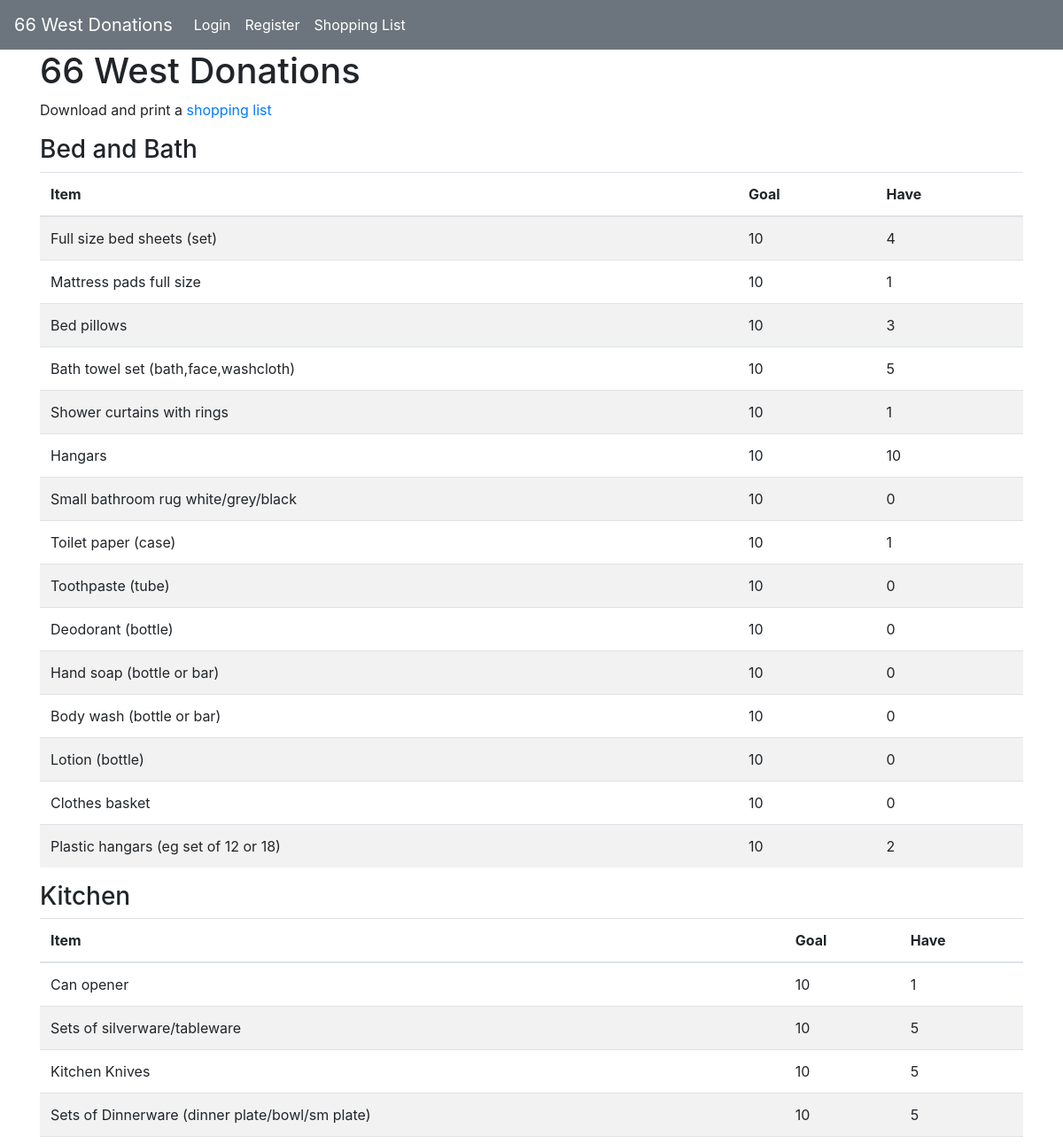
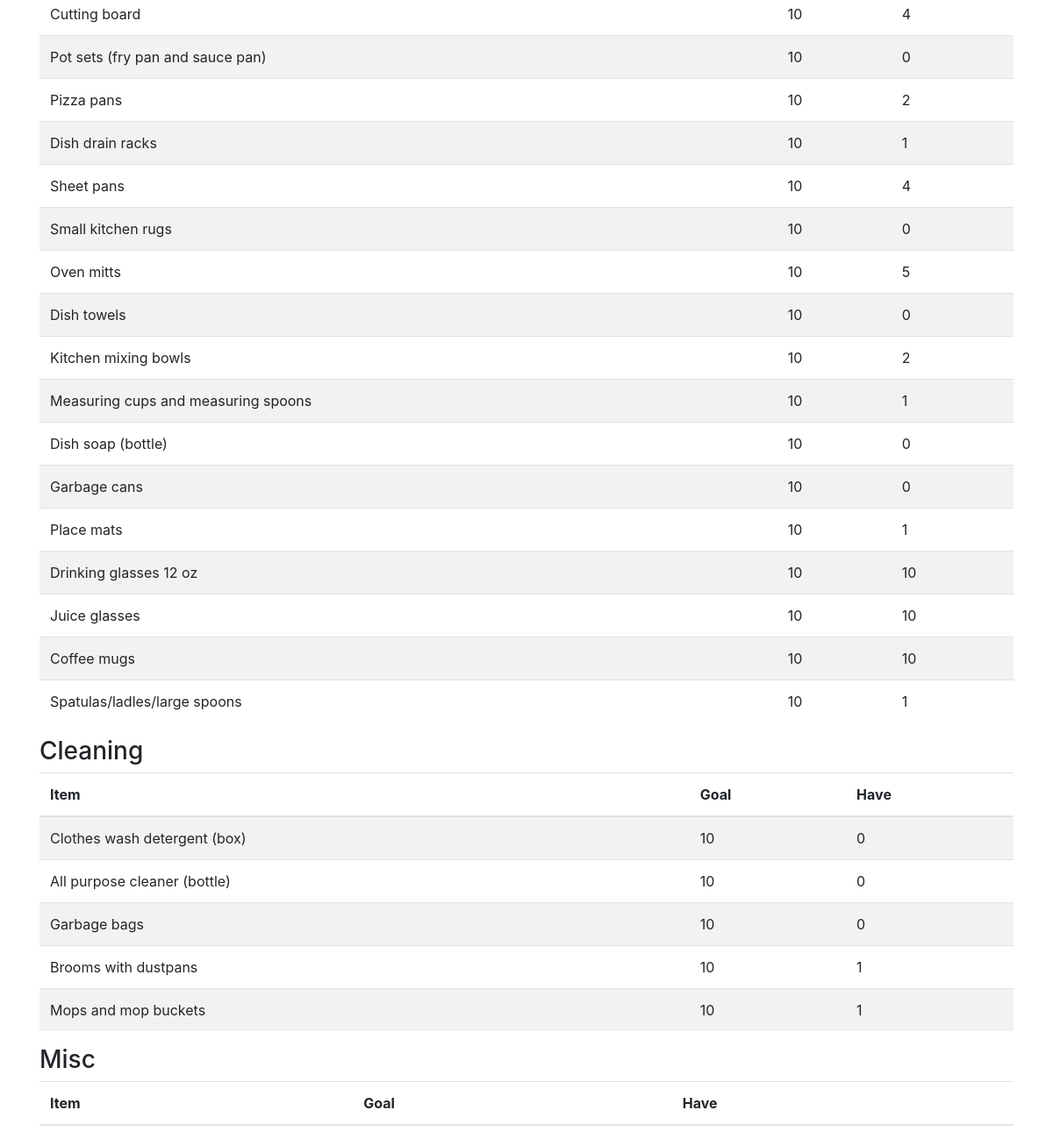
Page /shop on the committed database (2 pictures, top to bottom).
### tables this page shows
CREATE TABLE facilityDBCategories (
    id INTEGER PRIMARY KEY,
    category TEXT
);

CREATE TABLE facilityDBInventory (
    id INTEGER PRIMARY KEY,
    category TEXT,
    item TEXT,
    goal INTEGER,
    have INTEGER
);

### app.py (the view)
@app.route('/shop')
def shop():
    conn = get_db_connection()
    facilityDBInventory = conn.execute('SELECT * FROM facilityDBInventory').fetchall()
    facilityDBCategory = conn.execute('SELECT * FROM facilityDBCategories').fetchall()
    conn.close()
    return render_template('shop.html', facilityDBInventory=facilityDBInventory,facilityDBCategory=facilityDBCategory)

### app.py (called while the page is built)
def get_db_connection():
    conn = sqlite3.connect('/home/dgrCrenshaw/donationsAppFlask/facilityDB.db')
    conn.row_factory = sqlite3.Row
    return conn

### templates/shop.html
{% extends 'base.html' %}
{% block content %}
    <h1>{% block title %} 66 West Donations {% endblock %}</h1>
    <p>Download and print a <a href="{{ url_for('pdf_list')}}" target="_blank">shopping list</a></p>
    {% for categoryEntry in facilityDBCategory %}
        <h3>{{ categoryEntry['category'] }}</h3>
    <table class="table table-striped">
        <thead>
            <tr>
                <th>Item</th>
                <th>Goal</th>
                <th>Have</th>
            </tr>
        </thead>
        <tbody>
            {% for itemEntry in facilityDBInventory %}
                <tr>
                    {% if itemEntry['category'] == categoryEntry['category'] : %}
                        <td>{{ itemEntry['item']}}</td>
                        <td>{{ itemEntry['goal']}}</td>
                        <td>{{ itemEntry['have']}}</td>
                </tr>
                    {% endif %}
            {% endfor %}
        </tbody>
    </table>
    {% endfor %}
{% endblock %}

### rows in the picture
facilityDBCategories: category "Bed and Bath"
facilityDBInventory: item "Full size bed sheets (set)", goal "10", have "4"
facilityDBInventory: item "Mattress pads full size", goal "10", have "1"
facilityDBInventory: item "Bed pillows", goal "10", have "3"
facilityDBInventory: item "Bath towel set (bath,face,washcloth)", goal "10", have "5"
facilityDBInventory: item "Shower curtains with rings", goal "10", have "1"
facilityDBInventory: item "Hangars", goal "10", have "10"
facilityDBInventory: item "Small bathroom rug white/grey/black", goal "10", have "0"
facilityDBInventory: item "Toilet paper (case)", goal "10", have "1"
facilityDBInventory: item "Toothpaste (tube)", goal "10", have "0"
facilityDBInventory: item "Deodorant (bottle)", goal "10", have "0"
facilityDBInventory: item "Hand soap (bottle or bar)", goal "10", have "0"
facilityDBInventory: item "Body wash (bottle or bar)", goal "10", have "0"
facilityDBInventory: item "Lotion (bottle)", goal "10", have "0"
facilityDBInventory: item "Clothes basket", goal "10", have "0"
facilityDBInventory: item "Plastic hangars (eg set of 12 or 18)", goal "10", have "2"
facilityDBCategories: category "Kitchen"
facilityDBInventory: item "Can opener", goal "10", have "1"
facilityDBInventory: item "Sets of silverware/tableware", goal "10", have "5"
facilityDBInventory: item "Kitchen Knives", goal "10", have "5"
facilityDBInventory: item "Sets of Dinnerware (dinner plate/bowl/sm plate)", goal "10", have "5"
facilityDBInventory: item "Cutting board", goal "10", have "4"
facilityDBInventory: item "Pot sets (fry pan and sauce pan)", goal "10", have "0"
facilityDBInventory: item "Pizza pans", goal "10", have "2"
facilityDBInventory: item "Dish drain racks", goal "10", have "1"
facilityDBInventory: item "Sheet pans", goal "10", have "4"
facilityDBInventory: item "Small kitchen rugs", goal "10", have "0"
facilityDBInventory: item "Oven mitts", goal "10", have "5"
facilityDBInventory: item "Dish towels", goal "10", have "0"
facilityDBInventory: item "Kitchen mixing bowls", goal "10", have "2"
facilityDBInventory: item "Measuring cups and measuring spoons", goal "10", have "1"
facilityDBInventory: item "Dish soap (bottle)", goal "10", have "0"
facilityDBInventory: item "Garbage cans", goal "10", have "0"
facilityDBInventory: item "Place mats", goal "10", have "1"
facilityDBInventory: item "Drinking glasses 12 oz", goal "10", have "10"
facilityDBInventory: item "Juice glasses", goal "10", have "10"
facilityDBInventory: item "Coffee mugs", goal "10", have "10"
facilityDBInventory: item "Spatulas/ladles/large spoons", goal "10", have "1"
facilityDBCategories: category "Cleaning"
facilityDBInventory: item "Clothes wash detergent (box)", goal "10", have "0"
facilityDBInventory: item "All purpose cleaner (bottle)", goal "10", have "0"
facilityDBInventory: item "Garbage bags", goal "10", have "0"
facilityDBInventory: item "Brooms with dustpans", goal "10", have "1"
facilityDBInventory: item "Mops and mop buckets", goal "10", have "1"
facilityDBCategories: category "Misc"
